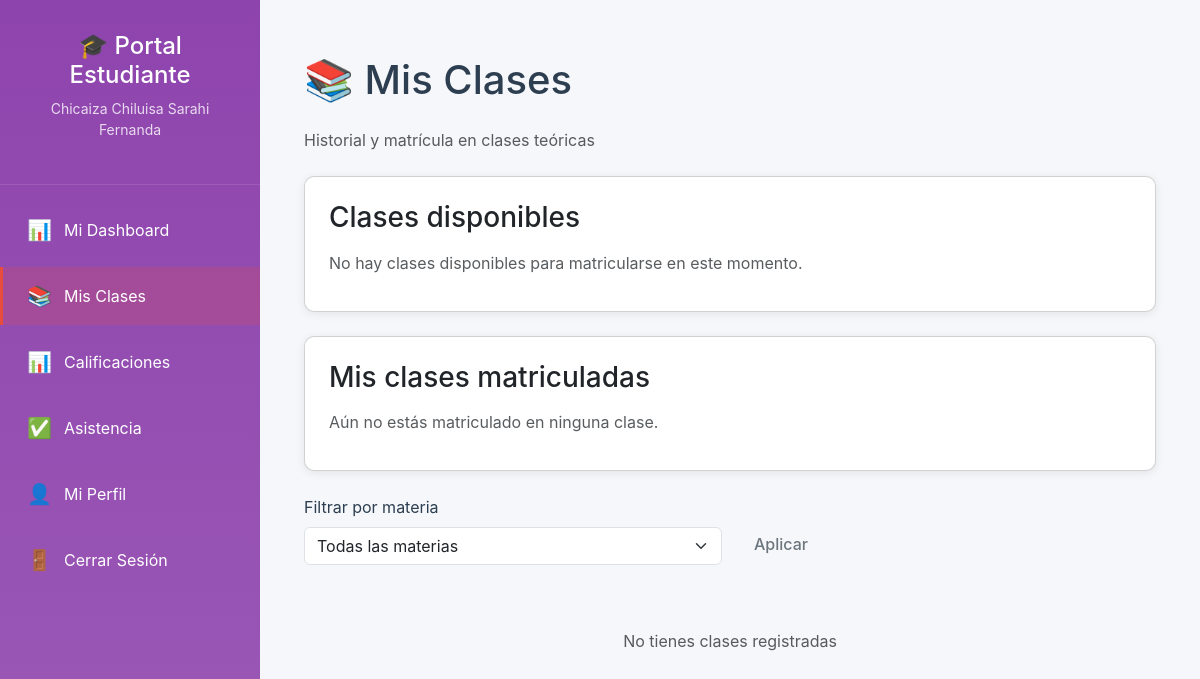
The page /students/clases/ (signed in) on the database as committed earlier.
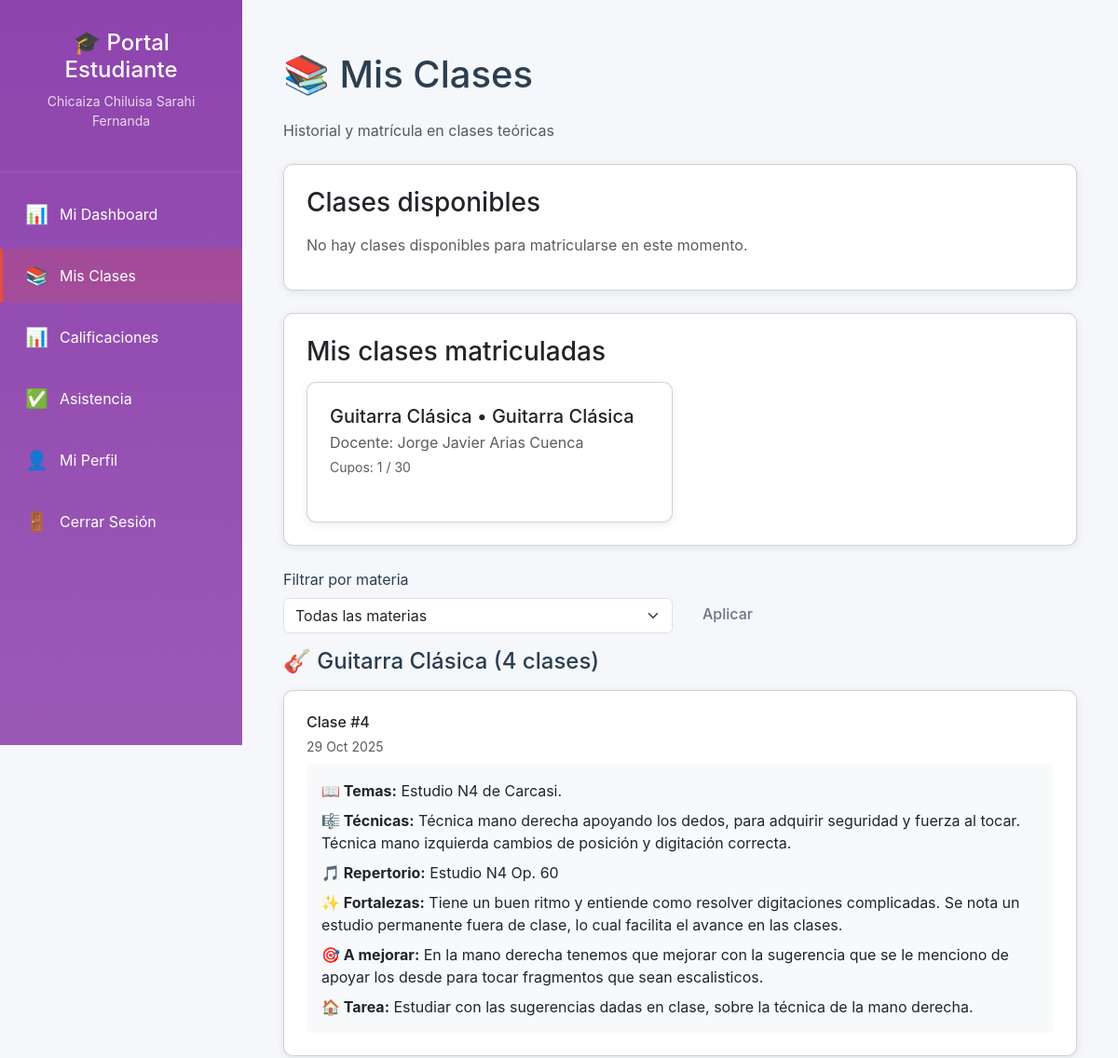
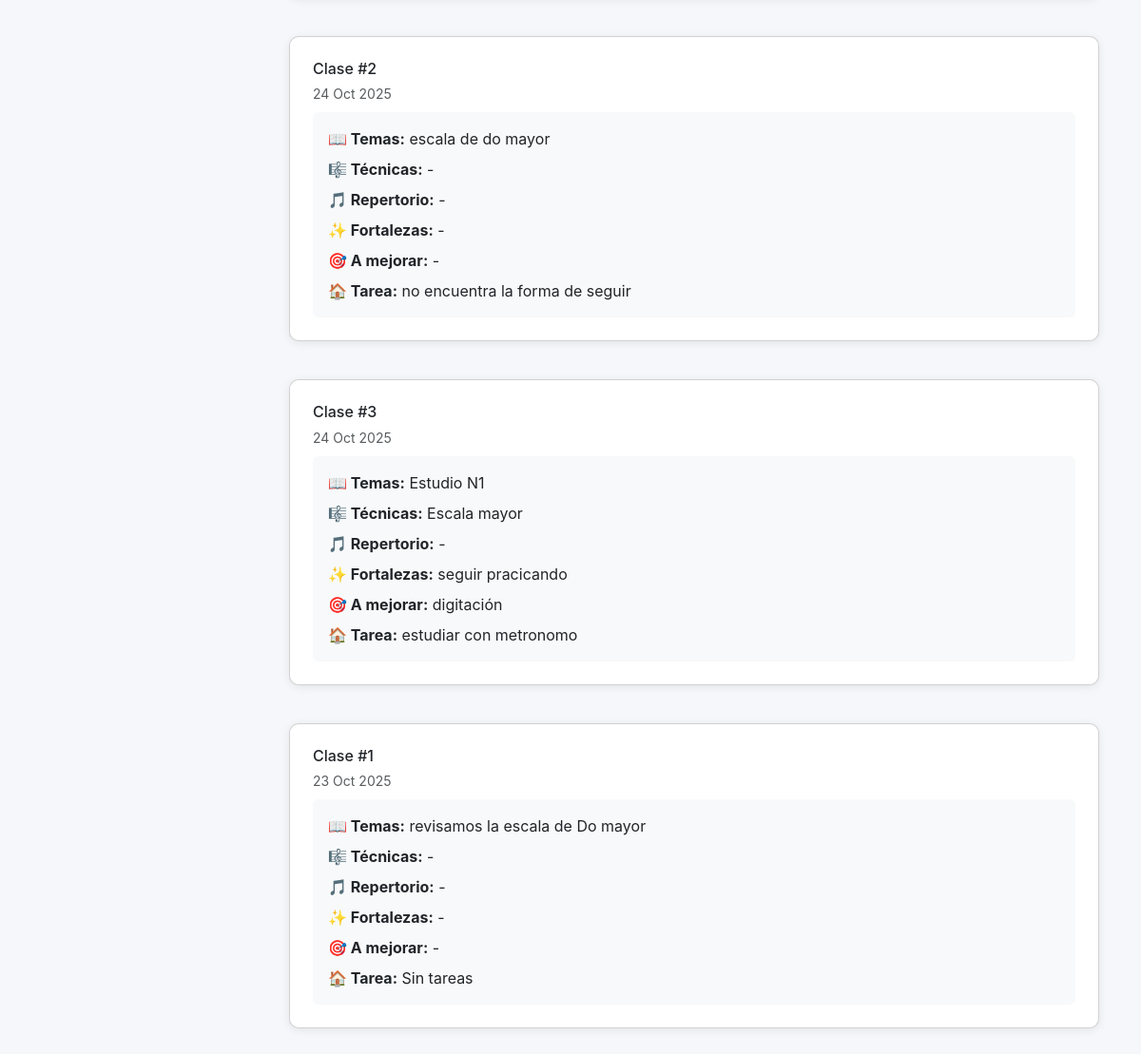
The same page on the database as committed later (2 pictures, top to bottom).
### classes/models.py (models this page shows, shortened)
class Clase(models.Model):
    SUBJECT_CHOICES = [
        ('Guitarra Clásica', '🎸 Guitarra Clásica'),
        ('Conjunto Instrumental', '🎺 Conjunto Instrumental'),
        ('Creación y Arreglos Musicales', '🎵 Creación y Arreglos Musicales'),
    ]
    teacher = models.ForeignKey(Teacher, on_delete=models.CASCADE, related_name='clases_teoricas', verbose_name="Docente")
    name = models.CharField(max_length=200, verbose_name="Nombre de la clase")
    subject = models.CharField(max_length=100, choices=SUBJECT_CHOICES, verbose_name="Materia")
    description = models.TextField(blank=True, verbose_name="Descripción")
    schedule = models.CharField(max_length=200, blank=True, verbose_name="Horario")
    room = models.CharField(max_length=100, blank=True, verbose_name="Aula/Salón")
    max_students = models.PositiveIntegerField(default=30, verbose_name="Capacidad máxima")
    active = models.BooleanField(default=True, verbose_name="Activa")
    fecha = models.DateField(verbose_name="Fecha", null=True, blank=True)
    created_at = models.DateTimeField(auto_now_add=True)
    class Meta:
        verbose_name = "Clase Teórica"
        verbose_name_plural = "Clases Teóricas"
        ordering = ['subject', 'name']
    def get_enrolled_count(self):
        return self.enrollments.filter(active=True).count()

class Activity(models.Model):
    SUBJECT_CHOICES = [
        ('Guitarra Clásica', '🎸 Guitarra Clásica'),
        ('Conjunto Instrumental', '🎺 Conjunto Instrumental'),
        ('Creación y Arreglos Musicales', '🎵 Creación y Arreglos Musicales'),
    ]
    PERFORMANCE_CHOICES = [
        ('Excelente', 'Excelente'),
        ('Muy Bueno', 'Muy Bueno'),
        ('Bueno', 'Bueno'),
        ('Regular', 'Regular'),
        ('Necesita mejorar', 'Necesita mejorar'),
    ]
    student = models.ForeignKey(Student, on_delete=models.CASCADE, related_name='activities', verbose_name="Estudiante")
    clase = models.ForeignKey(Clase, on_delete=models.CASCADE, related_name='activities')
    subject = models.CharField(max_length=100, choices=SUBJECT_CHOICES, verbose_name="Materia")
    class_number = models.PositiveIntegerField(verbose_name="Número de clase")
    date = models.DateField(verbose_name="Fecha de clase")
    topics_worked = models.TextField(blank=True, verbose_name="Temas trabajados")
    techniques = models.TextField(blank=True, verbose_name="Técnicas desarrolladas")
    pieces = models.CharField(max_length=500, blank=True, verbose_name="Piezas/Repertorio")
    performance = models.CharField(max_length=50, choices=PERFORMANCE_CHOICES, default='Bueno', verbose_name="Desempeño")
    strengths = models.TextField(blank=True, verbose_name="Fortalezas")
    areas_to_improve = models.TextField(blank=True, verbose_name="Áreas a mejorar")
    homework = models.TextField(blank=True, verbose_name="Tareas para casa")
    practice_time = models.PositiveIntegerField(
        default=30,
        validators=[MinValueValidator(15), MaxValueValidator(180)],
        verbose_name="Tiempo de práctica (minutos)"
    )
    observations = models.TextField(blank=True, verbose_name="Observaciones")
    created_at = models.DateTimeField(auto_now_add=True)
    updated_at = models.DateTimeField(auto_now=True)
    class Meta:
        ordering = ['-date', '-class_number']
        verbose_name = "Actividad"
        verbose_name_plural = "Actividades"
        unique_together = ['student', 'subject', 'class_number']

### teachers/models.py (models this page shows, shortened)
class Teacher(models.Model):
    user = models.OneToOneField(User, on_delete=models.CASCADE, related_name='teacher_profile')
    full_name = models.CharField(max_length=200, verbose_name="Nombre completo")
    specialization = models.CharField(max_length=100, blank=True, verbose_name="Especialización")
    phone = models.CharField(max_length=20, blank=True, verbose_name="Teléfono")
    photo = models.ImageField(upload_to='profiles/teachers/', blank=True, null=True, verbose_name="Foto de perfil")
    created_at = models.DateTimeField(auto_now_add=True)
    class Meta:
        verbose_name = "Docente"
        verbose_name_plural = "Docentes"
        ordering = ['full_name']

### students/views.py (the view)
# urls.py: path('clases/', views.student_classes_view, name='classes'),
@student_required
def student_classes_view(request):
    student = request.user.student_profile
    subject_filter = request.GET.get('subject', '')
    activities = Activity.objects.filter(student=student).order_by('-date')
    if subject_filter:
        activities = activities.filter(subject=subject_filter)
    activities_by_subject = {}
    for activity in activities:
        if activity.subject not in activities_by_subject:
            activities_by_subject[activity.subject] = []
        activities_by_subject[activity.subject].append(activity)
    clases_candidatas = Clase.objects.filter(active=True).exclude(
        enrollments__student=student,
        enrollments__active=True
    )
    clases_disponibles = [c for c in clases_candidatas if student.can_take_subject(c.subject) and c.has_space()]
    mis_clases = Clase.objects.filter(
        enrollments__student=student,
        enrollments__active=True
    )
    return render(request, 'students/classes.html', {
        'student': student,
        'activities': activities,
        'activities_by_subject': activities_by_subject,
        'subject_filter': subject_filter,
        'clases_disponibles': clases_disponibles,
        'mis_clases': mis_clases,
    })

### students/models.py (called while the page is built)
    def get_subjects(self):
        return self.activities.values_list('subject', flat=True).distinct()

### students/templates/students/classes.html (shortened to what the changed rows need)
{% extends 'students/base.html' %}
{% block content %}
<div class="container-narrow">
  <h1 class="mb-4">📚 Mis Clases</h1>
  <p class="text-muted mb-4">Historial y matrícula en clases teóricas</p>
  <div class="card mb-4">
    <div class="d-flex justify-content-between align-items-center mb-3">
    </div>
    {% if clases_disponibles %}
      <div class="row g-3">
        {% for c in clases_disponibles %}
          <div class="col-12 col-md-6">
            <div class="card h-100">
              <div class="d-flex justify-content-between">
                <div>
                  <h5 class="mb-1">{{ c.subject }} • {{ c.name }}</h5>
                  <p class="mb-1 text-muted">Docente: {{ c.teacher.full_name }}</p>
                  {% if c.schedule %}<p class="mb-1 text-muted">Horario: {{ c.schedule }}</p>{% endif %}
                  {% if c.room %}<p class="mb-1 text-muted">Aula: {{ c.room }}</p>{% endif %}
                  <small class="text-muted">Cupos: {{ c.get_enrolled_count }} / {{ c.max_students }}</small>
                </div>
                <div>
                  <a class="btn btn-primary" href="{% url 'students:enroll' c.id %}">Matricularme</a>
                </div>
              </div>
            </div>
          </div>
        {% endfor %}
      </div>
    {% else %}
      <p class="text-muted">No hay clases disponibles para matricularse en este momento.</p>
    {% endif %}
  </div>
  <div class="card mb-4">
    <h3 class="mb-3">Mis clases matriculadas</h3>
    {% if mis_clases %}
      <div class="row g-3">
        {% for c in mis_clases %}
          <div class="col-12 col-md-6">
            <div class="card h-100">
              <h5 class="mb-1">{{ c.subject }} • {{ c.name }}</h5>
              <p class="mb-1 text-muted">Docente: {{ c.teacher.full_name }}</p>
              <small class="text-muted">Cupos: {{ c.get_enrolled_count }} / {{ c.max_students }}</small>
            </div>
          </div>
        {% endfor %}
      </div>
    {% else %}
      <p class="text-muted">Aún no estás matriculado en ninguna clase.</p>
    {% endif %}
  </div>
  <div class="mb-3">
    <form method="get" class="row g-3 align-items-end">
    </form>
  </div>
  {% for subject, subject_activities in activities_by_subject.items %}
    <div class="mb-4">
      <h4 class="mb-3">{% if 'Guitarra' in subject %}🎸{% elif 'Conjunto' in subject %}🎺{% else %}🎵{% endif %} {{ subject }} ({{ subject_activities|length }} clases)</h4>
      <div class="d-grid gap-3">
        {% for activity in subject_activities %}
          <div class="card">
            <div class="d-flex justify-content-between align-items-start mb-2">
              <div>
                <h6 class="mb-1">Clase #{{ activity.class_number }}</h6>
                <small class="text-muted">{{ activity.date|date:"d M Y" }}</small>
              </div>
              <span class="badge rounded-pill text-bg-
                {% if activity.performance == 'Excelente' %}success
                {% elif activity.performance == 'Muy Bueno' or activity.performance == 'Bueno' %}warning
                {% else %}danger{% endif %}">
              </span>
            </div>
            <div class="bg-light p-3 rounded">
              <p class="mb-2"><strong>📖 Temas:</strong> {{ activity.topics_worked|default:"-" }}</p>
              <p class="mb-2"><strong>🎼 Técnicas:</strong> {{ activity.techniques|default:"-" }}</p>
              <p class="mb-2"><strong>🎵 Repertorio:</strong> {{ activity.pieces|default:"-" }}</p>
              <p class="mb-2"><strong>✨ Fortalezas:</strong> {{ activity.strengths|default:"-" }}</p>
              <p class="mb-2"><strong>🎯 A mejorar:</strong> {{ activity.areas_to_improve|default:"-" }}</p>
              <p class="mb-0"><strong>🏠 Tarea:</strong> {{ activity.homework|default:"Sin tareas" }}</p>
            </div>
          </div>
        {% endfor %}
      </div>
    </div>
  {% empty %}
    <p class="text-center text-muted py-5">No tienes clases registradas</p>
  {% endfor %}
</div>
{% endblock %}

Rows that differ between the two databases and show on the page:
added Clase: subject "Guitarra Clásica", name "Guitarra Clásica", teacher.full_name "Jorge Javier Arias Cuenca", get_enrolled_count "1", max_students "30"
added Activity: subject "Guitarra Clásica", subject_activities "4", class_number "4", date "29 Oct 2025", topics_worked "Estudio N4 de Carcasi.", techniques "Técnica mano derecha apoyando los dedos, para adquirir seguridad y fuerza al tocar. Técnica mano izquierda cambios de posición y digitación correcta.", pieces "Estudio N4 Op. 60", strengths "Tiene un buen ritmo y entiende como resolver digitaciones complicadas. Se nota un estudio permanente fuera de clase, lo cual facilita el avance en las clases.", areas_to_improve "En la mano derecha tenemos que mejorar con la sugerencia que se le menciono de apoyar los desde para tocar fragmentos que sean escalisticos.", homework "Estudiar con las sugerencias dadas en clase, sobre la técnica de la mano derecha."
added Activity: class_number "2", date "24 Oct 2025", topics_worked "escala de do mayor", techniques "-", pieces "-", strengths "-", areas_to_improve "-", homework "no encuentra la forma de seguir", shown under "Guitarra Clásica"
added Activity: class_number "3", date "24 Oct 2025", topics_worked "Estudio N1", techniques "Escala mayor", pieces "-", strengths "seguir pracicando", areas_to_improve "digitación", homework "estudiar con metronomo", shown under "Guitarra Clásica"
added Activity: class_number "1", date "23 Oct 2025", topics_worked "revisamos la escala de Do mayor", techniques "-", pieces "-", strengths "-", areas_to_improve "-", homework "Sin tareas", shown under "Guitarra Clásica"
Other text that changed with them:
text no longer shown: "Aún no estás matriculado en ninguna clase. No tienes clases registradas"
